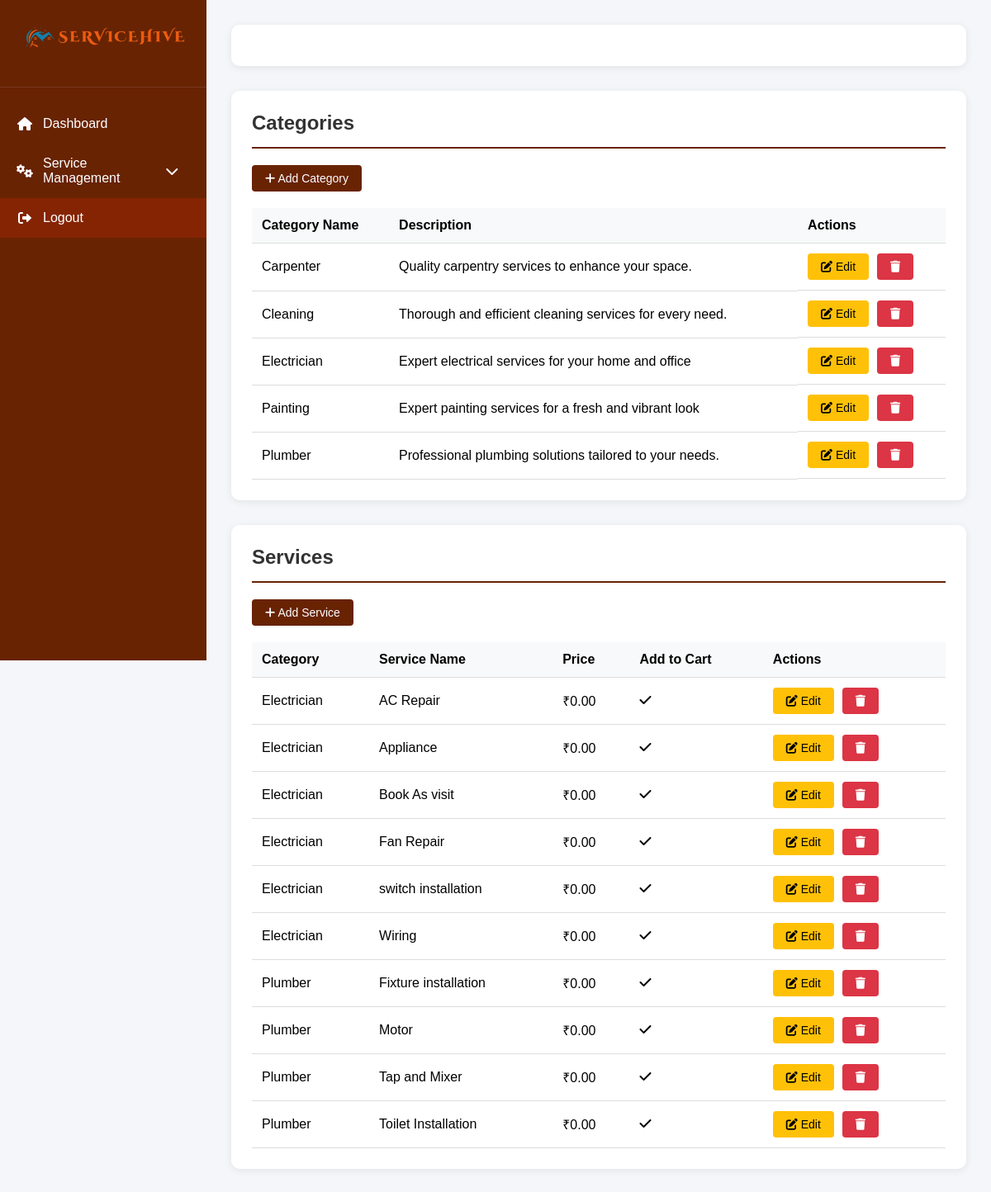
The page /service-management2.php (signed in) on the database its author committed.
### tables this page shows
CREATE TABLE `tbl_categories` (
  `category_id` int(11) NOT NULL,
  `category_name` varchar(255) NOT NULL,
  `description` text DEFAULT NULL,
  `is_active` tinyint(1) DEFAULT 1,
  `created_at` timestamp NOT NULL DEFAULT current_timestamp(),
  `updated_at` timestamp NOT NULL DEFAULT current_timestamp() ON UPDATE current_timestamp(),
  `image_path` varchar(255) DEFAULT NULL
);

CREATE TABLE `tbl_services` (
  `service_id` int(11) NOT NULL,
  `category_id` int(11) NOT NULL,
  `provider_id` int(11) NOT NULL,
  `service_name` varchar(255) NOT NULL,
  `price` decimal(10,2) NOT NULL,
  `description` text DEFAULT NULL,
  `pricing_type` enum('fixed','quantity','measurement') DEFAULT 'fixed',
  `add_to_cart_option` tinyint(1) DEFAULT 1,
  `is_active` tinyint(1) DEFAULT 1,
  `created_at` timestamp NOT NULL DEFAULT current_timestamp(),
  `updated_at` timestamp NOT NULL DEFAULT current_timestamp() ON UPDATE current_timestamp(),
  `image_path` varchar(255) DEFAULT NULL
);

### service-management2.php (the view, shortened to what this page needs)
<?php
require_once 'dbconnect.php';
$categories = $conn->query("SELECT * FROM tbl_categories WHERE is_active = TRUE ORDER BY category_name");
$services = $conn->query("SELECT s.*, c.category_name
                         FROM tbl_services s
                         JOIN tbl_categories c ON s.category_id = c.category_id
                         WHERE s.is_active = TRUE AND c.is_active = TRUE
                         ORDER BY c.category_name, s.service_name");
?>
<!DOCTYPE html>
<html lang="en">
<head>
    <link href="https://cdnjs.cloudflare.com/ajax/libs/font-awesome/6.0.0/css/all.min.css" rel="stylesheet">
</head>
<body>
    <div class="container">
        <div class="sidebar">
            <div class="logo-container">
                <img src="images/logo2.png" alt="ServiceHive Logo" class="company-logo">
            </div>
            <div class="sidebar-menu">
                <a href="admin_dashboard.php" class="menu-item">
                    <i class="fas fa-home"></i>
                    <span>Dashboard</span>
                </a>
                <div class="menu-item menu-toggle">
                    <i class="fas fa-cogs"></i>
                    <span>Service Management</span>
                    <i class="fas fa-chevron-down"></i>
                </div>
                <a href="logout.php" class="menu-item logout-btn">
                    <i class="fas fa-sign-out-alt"></i>
                    <span>Logout</span>
                </a>
            </div>
        </div>
        <div class="main-content">
        <div class="section">
        </div>
            <div class="section">
                <h2>Categories</h2>
                <button class="btn btn-primary" onclick="openModal('categoryModal')">
                    <i class="fas fa-plus"></i> Add Category
                </button>
                <table>
                    <thead>
                        <tr>
                            <th>Category Name</th>
                            <th>Description</th>
                            <th>Actions</th>
                        </tr>
                    </thead>
                    <tbody>
                        <?php while ($category = $categories->fetch_assoc()): ?>
                        <tr>
                            <td><?php echo htmlspecialchars($category['category_name']); ?></td>
                            <td><?php echo htmlspecialchars($category['description']); ?></td>
                            <td class="action-buttons">
                                <button class="btn btn-edit" onclick="editCategory(<?php
                                    echo htmlspecialchars(json_encode($category));
                                ?>)">
                                    <i class="fas fa-edit"></i> Edit
                                </button>
                                <form method="POST" style="display: inline;">
                                    <button type="submit" name="delete_category" class="btn btn-danger">
                                        <i class="fas fa-trash"></i>
                                    </button>
                                </form>
                            </td>
                        </tr>
                        <?php endwhile; ?>
                    </tbody>
                </table>
            </div>
            <div class="section">
                <h2>Services</h2>
                <button class="btn btn-primary" onclick="openModal('serviceModal')">
                    <i class="fas fa-plus"></i> Add Service
                </button>
                <table>
                    <thead>
                        <tr>
                            <th>Category</th>
                            <th>Service Name</th>
                            <th>Price</th>
                            <th>Add to Cart</th>
                            <th>Actions</th>
                        </tr>
                    </thead>
                    <tbody>
                        <?php while ($service = $services->fetch_assoc()): ?>
                        <tr>
                            <td><?php echo htmlspecialchars($service['category_name']); ?></td>
                            <td><?php echo htmlspecialchars($service['service_name']); ?></td>
                            <td>₹<?php echo number_format($service['price'], 2); ?></td>
                            <td>
                                <i class="fas <?php echo $service['add_to_cart_option'] ? 'fa-check text-success' : 'fa-times text-danger'; ?>"></i>
                            </td>
                            <td class="action-buttons">
                                <button class="btn btn-edit" onclick="editService(<?php
                                    echo htmlspecialchars(json_encode($service));
                                ?>)">
                                    <i class="fas fa-edit"></i> Edit
                                </button>
                                <form method="POST" style="display: inline;">
                                    <button type="submit" name="delete_service" class="btn btn-danger">
                                        <i class="fas fa-trash"></i>
                                    </button>
                                </form>
                            </td>
                        </tr>
                        <?php endwhile; ?>
                    </tbody>
                </table>
            </div>
        </div>
    </div>
</body>
</html>

### service-management2.php (style rules this page uses)
* { margin: 0; padding: 0; box-sizing: border-box; font-family: 'Arial', sans-serif; }
body { background-color: #f4f6f9; min-height: 100vh; }
.container { display: flex; min-height: 100vh; }
.sidebar { width: 250px; background-color: rgb(104, 35, 3); color: white; position: fixed; height: 100vh; left: 0; top: 0; }
.main-content { flex: 1; margin-left: 250px; padding: 30px; }
.section { background: white; padding: 25px; border-radius: 10px; margin-bottom: 30px; box-shadow: 0 2px 10px rgba(0,0,0,0.08); }
.section h2 { color: #333; margin-bottom: 20px; padding-bottom: 15px; border-bottom: 2px solid rgb(104, 35, 3); }
.btn { padding: 8px 16px; border: none; border-radius: 4px; cursor: pointer; font-size: 14px; transition: 0.3s; }
.btn-primary { background-color: rgb(104, 35, 3); color: white; }
.btn-danger { background-color: #dc3545; color: white; }
table { width: 100%; border-collapse: collapse; margin-top: 20px; }
th, td { padding: 12px; text-align: left; border-bottom: 1px solid #ddd; }
th { background-color: #f8f9fa; font-weight: 600; }
.logo-container { padding: 20px; text-align: center; border-bottom: 1px solid rgba(255,255,255,0.1); }
.company-logo { width: 200px; height: auto; margin-bottom: 10px; }
.sidebar-menu { padding: 20px 0; }
.menu-item { padding: 15px 20px; display: flex; align-items: center; color: white; text-decoration: none; transition: 0.3s; }
.menu-item i { margin-right: 12px; width: 20px; text-align: center; }
.menu-toggle { cursor: pointer; }
.menu-toggle i.fa-chevron-down { margin-left: auto; transition: transform 0.3s; }
.logout-btn { margin-top: auto; background-color: rgb(133, 36, 3); }
.btn-edit { background-color: #ffc107; color: #000; margin-right: 5px; }
.action-buttons { display: flex; gap: 5px; }

### rows shown on the page
tbl_categories: category_name "Carpenter", description "Quality carpentry services to enhance your space."
tbl_categories: category_name "Cleaning", description "Thorough and efficient cleaning services for every need."
tbl_categories: category_name "Electrician", description "Expert electrical services for your home and office"
tbl_categories: category_name "Painting", description "Expert painting services for a fresh and vibrant look"
tbl_categories: category_name "Plumber", description "Professional plumbing solutions tailored to your needs."
tbl_services: category.category_name "Electrician", service_name "AC Repair", price "0.00", add_to_cart_option 1 (drawn)
tbl_services: category.category_name "Electrician", service_name "Appliance", price "0.00", add_to_cart_option 1 (drawn)
tbl_services: category.category_name "Electrician", service_name "Book As visit", price "0.00", add_to_cart_option 1 (drawn)
tbl_services: category.category_name "Electrician", service_name "Fan Repair", price "0.00", add_to_cart_option 1 (drawn)
tbl_services: category.category_name "Electrician", service_name "switch installation", price "0.00", add_to_cart_option 1 (drawn)
tbl_services: category.category_name "Electrician", service_name "Wiring", price "0.00", add_to_cart_option 1 (drawn)
tbl_services: category.category_name "Plumber", service_name "Fixture installation", price "0.00", add_to_cart_option 1 (drawn)
tbl_services: category.category_name "Plumber", service_name "Motor", price "0.00", add_to_cart_option 1 (drawn)
tbl_services: category.category_name "Plumber", service_name "Tap and Mixer", price "0.00", add_to_cart_option 1 (drawn)
tbl_services: category.category_name "Plumber", service_name "Toilet Installation", price "0.00", add_to_cart_option 1 (drawn)
